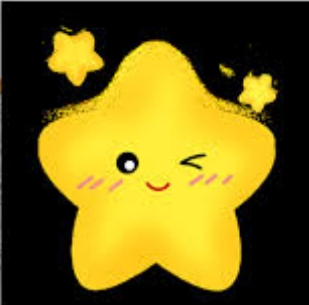
#> input picture opencv-python-学习笔记-kenny/笔记配套代码/04_cv_image-process/mydata/qstar.jpeg, 309 x 305 px
$ python approxDP.py   (older library calls are emulated)
#> lines starting #> are read from the running program, lines starting #| are printed output that depends on the picture; after the words box and inside, x2 and y2 are one past the last pixel; in counts of white or black regions, pixels touching at a corner belong together
import cv2
import numpy as np

img = cv2.imread('../mydata/qstar.jpeg')  # 这里需要灰度图片
#> img is the input picture: shape (305, 309, 3); mean B, G, R 22.4, 99.2, 113.8
img1=cv2.cvtColor(img,cv2.COLOR_BGR2GRAY)
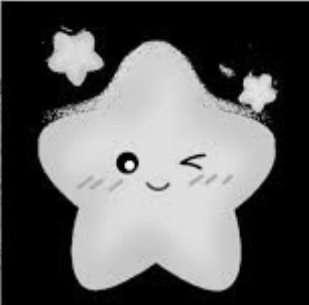
#> img1: shape (305, 309); min 0, max 252, mean 94.8
cv2.imshow("original",img.copy())
img2 = img1.copy()
ret,th = cv2.threshold(img1,127,255,cv2.THRESH_BINARY)
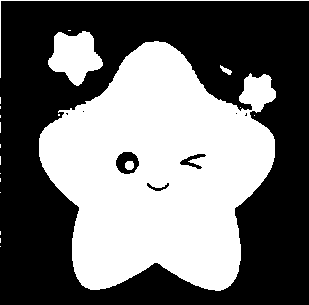
#> th: shape (305, 309); 44.1% white; 21 white regions (16 under 20 px)
_,contours,hierarchy = cv2.findContours(th,cv2.RETR_TREE,cv2.CHAIN_APPROX_SIMPLE)
#> contours = 28 contours, 21 with area under 20; largest, box (x1, y1, x2, y2) and area: (39, 41, 276, 291) 39260, (48, 31, 103, 86) 1816, (115, 151, 140, 175) 429, (179, 153, 207, 170) 188, (146, 182, 170, 192) 91, (125, 161, 134, 170) 56, (220, 65, 232, 75) 38
cnt = contours[1]
#> cnt = [[0, 238], [0, 242]]

# 轮廓近似值，有坑！！！
for contour in contours: # 注意有很多轮廓，需要遍历，如果只使用有一个可能没有值
    M = cv2.moments(contour)  # 1.轮廓的矩
    print(M)
    area = cv2.contourArea(contour)  # 2.轮廓面积
    print("contours area:", area)
    perimeter = cv2.arcLength(contour, True)  # 3.轮廓周长
    print('perimeter:', perimeter)
    appr = cv2.approxPolyDP(contour,5,True)
    cv2.drawContours(img,[appr],-1,[0,0,255],3) # 绘制轮廓一定要在彩色图片上面绘制，否则轮廓颜色不对
#> this loop made 28 passes
#> (area, perimeter, appr) on passes 16, 18, 19, 20, 21: (38.5, 32.38, [[220, 65], [230, 74]]), (91, 61.11, [[146, 183], [169, 185], [155, 191]]), (188.5, 95.84, [[206, 155], [188, 161], [200, 169], [179, 163]]), (429, 77.6, [[123, 151], [138, 158], [133, 173], [115, 165]]), (56.5, 27.9, [[127, 161], [131, 169]])
#> (area, perimeter) on passes 17, 26: (39260, 1026.1), (1816.5, 189.4)
#> (printed output is left out)
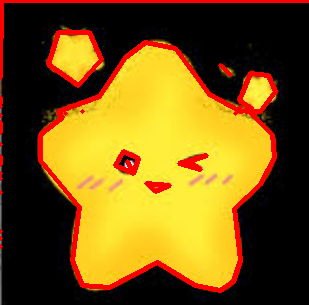
#> img: shape (305, 309, 3); 8.15% of pixels changed, all inside (x1, y1, x2, y2) = (0, 0, 309, 293)
cv2.imshow("apprx",img)

cv2.waitKey(0)
cv2.destroyAllWindows()

$ run again, with opencv-python-学习笔记-kenny/笔记配套代码/04_cv_image-process/mydata/cat.jpeg copied over opencv-python-学习笔记-kenny/笔记配套代码/04_cv_image-process/mydata/qstar.jpeg
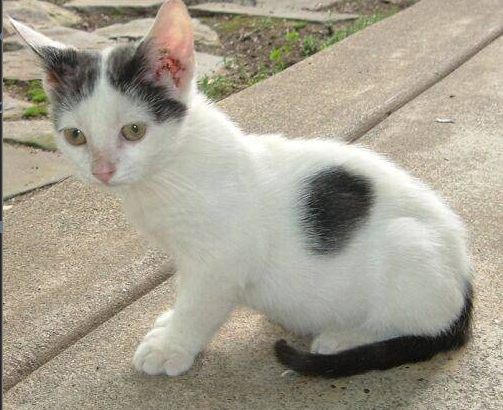
#> input picture opencv-python-学习笔记-kenny/笔记配套代码/04_cv_image-process/mydata/cat.jpeg, 503 x 410 px
#> img is the input picture: shape (410, 503, 3); mean B, G, R 144, 159.6, 165.5
#> `ret,th = cv2.threshold(img1,127,255,cv2.THRESH_BINARY)`:
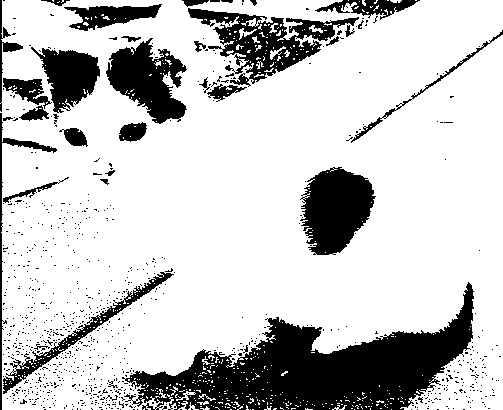
#> th: shape (410, 503); 78.3% white; 889 black regions (855 under 20 px)
#> contours = 1596 contours, 1546 with area under 20; largest, box (x1, y1, x2, y2) and area: (0, 0, 503, 410) 182435, (187, 7, 360, 85) 5467, (299, 166, 377, 256) 4790, (105, 37, 188, 125) 4108, (30, 46, 101, 114) 2686
#> cnt = [[354, 409]]
#> the loop `for contour in contours:` made 1596 passes
#> (area, perimeter, appr) on passes 1, 2, 4: (0, 0, [[391, 409]]), (0, 0, [[354, 409]]), (0, 0, [[250, 409]])
#> (printed output is left out)
#> after the loop `for contour in contours:`:
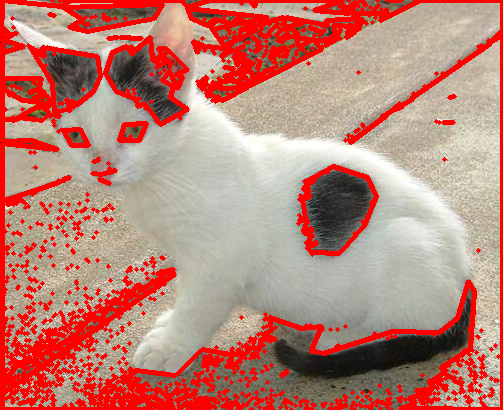
#> img: shape (410, 503, 3); mean B, G, R 118.9, 130.5, 189.3
